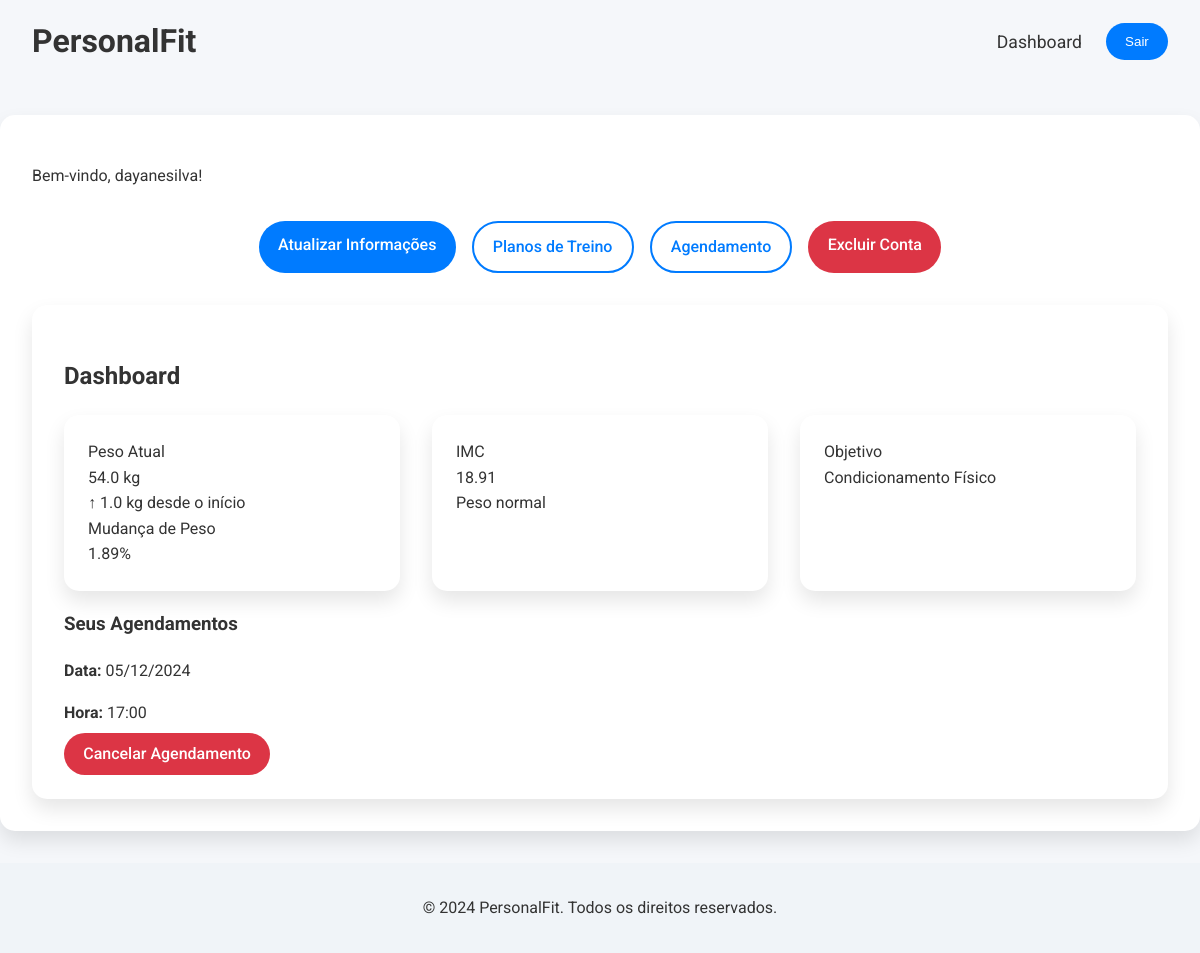
/student-dashboard/ (signed in), run on the app's committed database.
### pe_evaluation/models.py (models this page shows, shortened)
class Student(models.Model):
    user = models.OneToOneField(User, on_delete=models.CASCADE)
    age = models.IntegerField(null=True, blank=True)
    height = models.FloatField(null=True, blank=True)
    weight = models.FloatField(null=True, blank=True)
    goal = models.CharField(max_length=50, choices=[
        ('Condicionamento Físico', 'Condicionamento Físico'),
        ('Emagrecimento', 'Emagrecimento'),
        ('Ganho de Massa Muscular', 'Ganho de Massa Muscular'),
    ], null=True, blank=True)

class Appointment(models.Model):
    student = models.ForeignKey(Student, on_delete=models.CASCADE, related_name='appointments')
    date = models.DateField()
    time = models.TimeField()
    created_at = models.DateTimeField(auto_now_add=True)

### pe_evaluation/views.py (the view)
# urls.py: path('student-dashboard/', views.student_dashboard, name='student_dashboard'),
@login_required
def student_dashboard(request):
    student = request.user.student
    weight_history = student.weight_history.order_by('date_recorded')
    current_weight = student.weight
    if weight_history.exists():
        initial_weight = weight_history.first().weight
        weight_change = current_weight - initial_weight
        percentage_change = (weight_change / initial_weight) * 100
        weight_trend = f"{'↑' if weight_change > 0 else '↓'} {abs(weight_change):.1f} kg desde o início"
    else:
        initial_weight = current_weight
        percentage_change = 0
        weight_trend = "Peso inicial"
    height = student.height
    if height and current_weight:
        bmi = current_weight / (height ** 2)
        if bmi < 18.5:
            bmi_category = "Abaixo do peso"
        elif 18.5 <= bmi < 24.9:
            bmi_category = "Peso normal"
        elif 25 <= bmi < 29.9:
            bmi_category = "Sobrepeso"
        else:
            bmi_category = "Obesidade"
    else:
        bmi = None
        bmi_category = "Dados insuficientes"
    context = {
        'student': student,
        'current_weight': current_weight,
        'initial_weight': initial_weight,
        'percentage_change': percentage_change,
        'weight_trend': weight_trend,
        'bmi': bmi,
        'bmi_category': bmi_category,
    }
    return render(request, 'student_dashboard.html', context)

### pe_evaluation/templates/student_dashboard.html (shortened to what this page needs)
{% extends 'base.html' %}
{% load static %}
{% block content %}
<div class="container">
    <div class="header">
        <p>Bem-vindo, {{ student.user.username }}!</p>
    </div>
    <div class="dashboard-menu">
        <a href="{% url 'student_update' %}" class="btn">Atualizar Informações</a>
        <a href="{% url 'student_training_plans' %}" class="btn-outline">Planos de Treino</a>
        <a href="{% url 'schedule_appointment' %}" class="btn-outline">Agendamento</a>
        <a href="{% url 'delete_account' %}" class="btn btn-danger">Excluir Conta</a>
    </div>
    <div class="dashboard-content">
        <h2>Dashboard</h2>
        <div class="metrics-grid">
            <div class="metric-card">
                <div class="metric-title">Peso Atual</div>
                <div class="metric-value">{{ current_weight }} kg</div>
                <div class="metric-trend">{{ weight_trend }}</div>
                <div class="metric-title">Mudança de Peso</div>
                <div class="metric-value">{{ percentage_change|floatformat:2 }}%</div>
            </div>
            <div class="metric-card">
                <div class="metric-title">IMC</div>
                <div class="metric-value">{{ bmi|floatformat:2 }}</div>
                <div class="metric-trend">{{ bmi_category }}</div>
            </div>
            <div class="metric-card">
                <div class="metric-title">Objetivo</div>
                <div class="metric-value">{{ student.goal }}</div>
            </div>
        </div>
        <h3>Seus Agendamentos</h3>
        <div class="appointments-list">
            {% for appointment in student.appointments.all %}
                <div class="appointment-item">
                    <p><strong>Data:</strong> {{ appointment.date|date:"d/m/Y" }}</p>
                    <p><strong>Hora:</strong> {{ appointment.time|time:"H:i" }}</p>
                    <a href="{% url 'cancel_appointment' appointment.id %}"
                       class="btn btn-small btn-danger"
                       onclick="return confirm('Tem certeza que deseja cancelar este agendamento?')">
                        Cancelar Agendamento
                    </a>
                </div>
            {% empty %}
                <p>Você não tem agendamentos.</p>
            {% endfor %}
        </div>
    </div>
</div>
{% endblock %}

### pe_evaluation/static/css/style.css (style rules this page uses)
body { font-family: 'Roboto', sans-serif; line-height: 1.6; margin: 0; color: #333; background-color: #f5f7fa; display: flex; flex-direction: column; min-height: 100vh; }
.container, .dashboard-container { max-width: 1200px; margin: 2rem auto; padding: 2rem; background: #ffffff; border-radius: 15px; box-shadow: 0 10px 20px rgba(0, 0, 0, 0.1); }
.metrics-grid { display: grid; grid-template-columns: repeat(3, 1fr); gap: 2rem; }
.metric-card, .student-card, .appointment-card, .plan-card { background-color: #ffffff; padding: 1.5rem; border-radius: 15px; box-shadow: 0 10px 20px rgba(0, 0, 0, 0.1); transition: transform 0.3s, box-shadow 0.3s; }
.btn, nav ul li a.btn { background-color: #007BFF; color: #fff; padding: 0.7rem 1.2rem; border: none; border-radius: 50px; cursor: pointer; font-weight: 500; text-decoration: none; transition: background-color 0.3s, transform 0.3s; }
.btn-outline { background-color: transparent; color: #007BFF; border: 2px solid #007BFF; padding: 0.7rem 1.2rem; border-radius: 50px; text-decoration: none; font-weight: 500; transition: all 0.3s; }
.btn-danger { background-color: #dc3545; color: #fff; }
.dashboard-menu { display: flex; justify-content: center; gap: 1rem; margin: 2rem 0; }
.dashboard-content { background-color: #ffffff; padding: 2rem; border-radius: 15px; box-shadow: 0 10px 20px rgba(0, 0, 0, 0.1); }

### data on the page
Student: user.username "dayanesilva", weight "54.0", goal "Condicionamento Físico"
Appointment: date "05/12/2024", time "17:00"

### other printed values
{{ weight_trend }} "↑ 1.0 kg desde o início"
{{ percentage_change|floatformat:2 }} "1.89"
{{ bmi|floatformat:2 }} "18.91"
{{ bmi_category }} "Peso normal"
